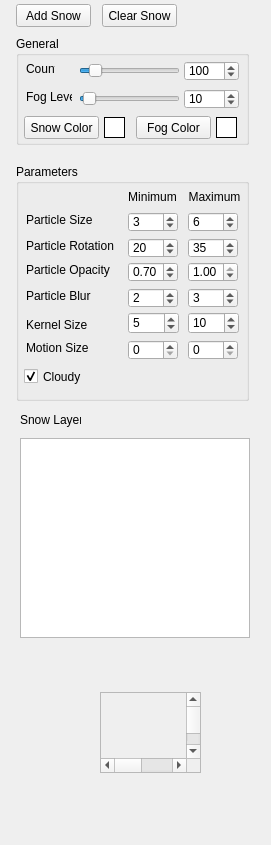
       <widget class="QWidget" name="pageSnow">
        <property name="geometry">
         <rect>
          <x>0</x>
          <y>0</y>
          <width>271</width>
          <height>845</height>
         </rect>
        </property>
        <attribute name="label">
         <string>Snow</string>
        </attribute>
        <widget class="QScrollArea" name="scrollAreaSnow">
         <property name="geometry">
          <rect>
           <x>100</x>
           <y>692</y>
           <width>101</width>
           <height>81</height>
          </rect>
         </property>
         <property name="verticalScrollBarPolicy">
          <enum>Qt::ScrollBarAsNeeded</enum>
         </property>
         <property name="widgetResizable">
          <bool>false</bool>
         </property>
         <widget class="QWidget" name="scrollAreaWidgetContents_9">
          <property name="geometry">
           <rect>
            <x>0</x>
            <y>0</y>
            <width>192</width>
            <height>159</height>
           </rect>
          </property>
         </widget>
        </widget>
        <widget class="QFrame" name="frameSnow">
         <property name="geometry">
          <rect>
           <x>10</x>
           <y>0</y>
           <width>250</width>
           <height>661</height>
          </rect>
         </property>
         <property name="frameShape">
          <enum>QFrame::NoFrame</enum>
         </property>
         <property name="frameShadow">
          <enum>QFrame::Raised</enum>
         </property>
         <widget class="QTableWidget" name="tableWidgetSnow">
          <property name="geometry">
           <rect>
            <x>10</x>
            <y>438</y>
            <width>230</width>
            <height>200</height>
           </rect>
          </property>
          <property name="horizontalScrollBarPolicy">
           <enum>Qt::ScrollBarAlwaysOff</enum>
          </property>
          <property name="alternatingRowColors">
           <bool>true</bool>
          </property>
          <property name="selectionBehavior">
           <enum>QAbstractItemView::SelectRows</enum>
          </property>
          <property name="columnCount">
           <number>2</number>
          </property>
          <attribute name="horizontalHeaderVisible">
           <bool>false</bool>
          </attribute>
          <column/>
          <column/>
         </widget>
         <widget class="QPushButton" name="pushSnowLayerDelete">
          <property name="geometry">
           <rect>
            <x>220</x>
            <y>408</y>
            <width>23</width>
            <height>23</height>
           </rect>
          </property>
          <property name="text">
           <string/>
          </property>
          <property name="icon">
           <iconset resource="resource.qrc">
            <normaloff>:/resource/icons/remove.png</normaloff>:/resource/icons/remove.png</iconset>
          </property>
          <property name="flat">
           <bool>true</bool>
          </property>
         </widget>
         <widget class="QPushButton" name="pushSnow">
          <property name="geometry">
           <rect>
            <x>6</x>
            <y>4</y>
            <width>75</width>
            <height>23</height>
           </rect>
          </property>
          <property name="text">
           <string>Add Snow</string>
          </property>
         </widget>
         <widget class="QPushButton" name="pushSnowLayerDown">
          <property name="geometry">
           <rect>
            <x>200</x>
            <y>408</y>
            <width>23</width>
            <height>23</height>
           </rect>
          </property>
          <property name="text">
           <string/>
          </property>
          <property name="icon">
           <iconset resource="resource.qrc">
            <normaloff>:/resource/icons/down.png</normaloff>:/resource/icons/down.png</iconset>
          </property>
          <property name="flat">
           <bool>true</bool>
          </property>
         </widget>
         <widget class="QGroupBox" name="groupBox_10">
          <property name="geometry">
           <rect>
            <x>6</x>
            <y>164</y>
            <width>233</width>
            <height>237</height>
           </rect>
          </property>
          <property name="title">
           <string>Parameters</string>
          </property>
          <widget class="QSpinBox" name="spinSnowBlurRadiusMax">
           <property name="geometry">
            <rect>
             <x>172</x>
             <y>124</y>
             <width>50</width>
             <height>20</height>
            </rect>
           </property>
           <property name="minimum">
            <number>0</number>
           </property>
           <property name="maximum">
            <number>100</number>
           </property>
           <property name="value">
            <number>3</number>
           </property>
          </widget>
          <widget class="QSpinBox" name="spinSnowBlurRadiusMin">
           <property name="geometry">
            <rect>
             <x>112</x>
             <y>124</y>
             <width>50</width>
             <height>20</height>
            </rect>
           </property>
           <property name="minimum">
            <number>0</number>
           </property>
           <property name="maximum">
            <number>100</number>
           </property>
           <property name="value">
            <number>2</number>
           </property>
          </widget>
          <widget class="QLabel" name="label_45">
           <property name="geometry">
            <rect>
             <x>172</x>
             <y>25</y>
             <width>53</width>
             <height>16</height>
            </rect>
           </property>
           <property name="text">
            <string>Maximum</string>
           </property>
           <property name="alignment">
            <set>Qt::AlignCenter</set>
           </property>
          </widget>
          <widget class="QSpinBox" name="spinSnowRotationMin">
           <property name="geometry">
            <rect>
             <x>112</x>
             <y>74</y>
             <width>50</width>
             <height>20</height>
            </rect>
           </property>
           <property name="minimum">
            <number>-180</number>
           </property>
           <property name="maximum">
            <number>180</number>
           </property>
           <property name="value">
            <number>20</number>
           </property>
          </widget>
          <widget class="QLabel" name="label_47">
           <property name="geometry">
            <rect>
             <x>10</x>
             <y>48</y>
             <width>85</width>
             <height>16</height>
            </rect>
           </property>
           <property name="text">
            <string>Particle Size</string>
           </property>
          </widget>
          <widget class="QDoubleSpinBox" name="spinSnowOpacityMin">
           <property name="geometry">
            <rect>
             <x>112</x>
             <y>98</y>
             <width>50</width>
             <height>20</height>
            </rect>
           </property>
           <property name="minimum">
            <double>0.000000000000000</double>
           </property>
           <property name="maximum">
            <double>1.000000000000000</double>
           </property>
           <property name="singleStep">
            <double>0.100000000000000</double>
           </property>
           <property name="value">
            <double>0.700000000000000</double>
           </property>
          </widget>
          <widget class="QLabel" name="label_16">
           <property name="geometry">
            <rect>
             <x>10</x>
             <y>74</y>
             <width>93</width>
             <height>16</height>
            </rect>
           </property>
           <property name="text">
            <string>Particle Rotation</string>
           </property>
          </widget>
          <widget class="QLabel" name="label_17">
           <property name="geometry">
            <rect>
             <x>10</x>
             <y>176</y>
             <width>81</width>
             <height>16</height>
            </rect>
           </property>
           <property name="text">
            <string>Motion Size</string>
           </property>
          </widget>
          <widget class="QSpinBox" name="spinSnowRotationMax">
           <property name="geometry">
            <rect>
             <x>172</x>
             <y>74</y>
             <width>50</width>
             <height>20</height>
            </rect>
           </property>
           <property name="minimum">
            <number>-180</number>
           </property>
           <property name="maximum">
            <number>180</number>
           </property>
           <property name="value">
            <number>35</number>
           </property>
          </widget>
          <widget class="QSpinBox" name="spinSnowSizeMax">
           <property name="geometry">
            <rect>
             <x>172</x>
             <y>48</y>
             <width>50</width>
             <height>20</height>
            </rect>
           </property>
           <property name="minimum">
            <number>1</number>
           </property>
           <property name="maximum">
            <number>1000</number>
           </property>
           <property name="value">
            <number>6</number>
           </property>
          </widget>
          <widget class="QSpinBox" name="spinSnowSizeMin">
           <property name="geometry">
            <rect>
             <x>112</x>
             <y>48</y>
             <width>50</width>
             <height>20</height>
            </rect>
           </property>
           <property name="minimum">
            <number>1</number>
           </property>
           <property name="maximum">
            <number>1000</number>
           </property>
           <property name="value">
            <number>3</number>
           </property>
          </widget>
          <widget class="QLabel" name="label_18">
           <property name="geometry">
            <rect>
             <x>10</x>
             <y>98</y>
             <width>97</width>
             <height>16</height>
            </rect>
           </property>
           <property name="text">
            <string>Particle Opacity</string>
           </property>
          </widget>
          <widget class="QLabel" name="label_19">
           <property name="geometry">
            <rect>
             <x>10</x>
             <y>124</y>
             <width>85</width>
             <height>16</height>
            </rect>
           </property>
           <property name="text">
            <string>Particle Blur </string>
           </property>
          </widget>
          <widget class="QLabel" name="label_20">
           <property name="geometry">
            <rect>
             <x>112</x>
             <y>25</y>
             <width>49</width>
             <height>16</height>
            </rect>
           </property>
           <property name="text">
            <string>Minimum</string>
           </property>
           <property name="alignment">
            <set>Qt::AlignCenter</set>
           </property>
          </widget>
          <widget class="QDoubleSpinBox" name="spinSnowOpacityMax">
           <property name="geometry">
            <rect>
             <x>172</x>
             <y>98</y>
             <width>50</width>
             <height>20</height>
            </rect>
           </property>
           <property name="minimum">
            <double>0.000000000000000</double>
           </property>
           <property name="maximum">
            <double>1.000000000000000</double>
           </property>
           <property name="singleStep">
            <double>0.100000000000000</double>
           </property>
           <property name="value">
            <double>1.000000000000000</double>
           </property>
          </widget>
          <widget class="QLabel" name="label_5">
           <property name="geometry">
            <rect>
             <x>10</x>
             <y>150</y>
             <width>81</width>
             <height>21</height>
            </rect>
           </property>
           <property name="text">
            <string>Kernel Size</string>
           </property>
          </widget>
          <widget class="QSpinBox" name="spinSnowKernelMin">
           <property name="geometry">
            <rect>
             <x>112</x>
             <y>148</y>
             <width>51</width>
             <height>22</height>
            </rect>
           </property>
           <property name="minimum">
            <number>1</number>
           </property>
           <property name="maximum">
            <number>100</number>
           </property>
           <property name="value">
            <number>5</number>
           </property>
          </widget>
          <widget class="QSpinBox" name="spinSnowKernelMax">
           <property name="geometry">
            <rect>
             <x>172</x>
             <y>148</y>
             <width>51</width>
             <height>22</height>
            </rect>
           </property>
           <property name="minimum">
            <number>1</number>
           </property>
           <property name="maximum">
            <number>100</number>
           </property>
           <property name="value">
            <number>10</number>
           </property>
          </widget>
          <widget class="QSpinBox" name="spinSnowMotionMax">
           <property name="geometry">
            <rect>
             <x>172</x>
             <y>176</y>
             <width>50</width>
             <height>20</height>
            </rect>
           </property>
           <property name="minimum">
            <number>0</number>
           </property>
           <property name="maximum">
            <number>100</number>
           </property>
           <property name="value">
            <number>0</number>
           </property>
          </widget>
          <widget class="QSpinBox" name="spinSnowMotionMin">
           <property name="geometry">
            <rect>
             <x>112</x>
             <y>176</y>
             <width>50</width>
             <height>20</height>
            </rect>
           </property>
           <property name="minimum">
            <number>0</number>
           </property>
           <property name="maximum">
            <number>100</number>
           </property>
           <property name="value">
            <number>0</number>
           </property>
          </widget>
          <widget class="QCheckBox" name="checkBoxCloudy">
           <property name="geometry">
            <rect>
             <x>8</x>
             <y>204</y>
             <width>70</width>
             <height>17</height>
            </rect>
           </property>
           <property name="text">
            <string>Cloudy</string>
           </property>
           <property name="checked">
            <bool>true</bool>
           </property>
          </widget>
         </widget>
         <widget class="QGroupBox" name="groupBox_11">
          <property name="geometry">
           <rect>
            <x>6</x>
            <y>36</y>
            <width>233</width>
            <height>109</height>
           </rect>
          </property>
          <property name="title">
           <string>General</string>
          </property>
          <widget class="QSpinBox" name="spinSnowFog">
           <property name="geometry">
            <rect>
             <x>168</x>
             <y>53</y>
             <width>55</width>
             <height>20</height>
            </rect>
           </property>
           <property name="minimum">
            <number>0</number>
           </property>
           <property name="maximum">
            <number>255</number>
           </property>
           <property name="value">
            <number>10</number>
           </property>
          </widget>
          <widget class="QSlider" name="sliderSnowCount">
           <property name="geometry">
            <rect>
             <x>63</x>
             <y>25</y>
             <width>101</width>
             <height>19</height>
            </rect>
           </property>
           <property name="minimum">
            <number>1</number>
           </property>
           <property name="maximum">
            <number>1000</number>
           </property>
           <property name="value">
            <number>100</number>
           </property>
           <property name="orientation">
            <enum>Qt::Horizontal</enum>
           </property>
           <property name="tickPosition">
            <enum>QSlider::NoTicks</enum>
           </property>
          </widget>
          <widget class="QSlider" name="sliderSnowFog">
           <property name="geometry">
            <rect>
             <x>63</x>
             <y>53</y>
             <width>101</width>
             <height>19</height>
            </rect>
           </property>
           <property name="maximum">
            <number>255</number>
           </property>
           <property name="value">
            <number>10</number>
           </property>
           <property name="orientation">
            <enum>Qt::Horizontal</enum>
           </property>
           <property name="tickPosition">
            <enum>QSlider::NoTicks</enum>
           </property>
          </widget>
          <widget class="QLabel" name="label_48">
           <property name="geometry">
            <rect>
             <x>10</x>
             <y>53</y>
             <width>46</width>
             <height>16</height>
            </rect>
           </property>
           <property name="text">
            <string>Fog Level</string>
           </property>
          </widget>
          <widget class="QSpinBox" name="spinSnowCount">
           <property name="geometry">
            <rect>
             <x>168</x>
             <y>25</y>
             <width>55</width>
             <height>20</height>
            </rect>
           </property>
           <property name="minimum">
            <number>1</number>
           </property>
           <property name="maximum">
            <number>1000</number>
           </property>
           <property name="value">
            <number>100</number>
           </property>
          </widget>
          <widget class="QLabel" name="label_49">
           <property name="geometry">
            <rect>
             <x>10</x>
             <y>25</y>
             <width>29</width>
             <height>16</height>
            </rect>
           </property>
           <property name="text">
            <string>Count</string>
           </property>
          </widget>
          <widget class="QLabel" name="labelSnowColor">
           <property name="geometry">
            <rect>
             <x>88</x>
             <y>81</y>
             <width>21</width>
             <height>21</height>
            </rect>
           </property>
           <property name="styleSheet">
            <string notr="true">background-color: rgb(255, 255, 255);</string>
           </property>
           <property name="frameShape">
            <enum>QFrame::Box</enum>
           </property>
           <property name="text">
            <string/>
           </property>
          </widget>
          <widget class="QLabel" name="labelSnowFogColor">
           <property name="geometry">
            <rect>
             <x>200</x>
             <y>81</y>
             <width>21</width>
             <height>21</height>
            </rect>
           </property>
           <property name="styleSheet">
            <string notr="true">background-color: rgb(255, 255, 255);</string>
           </property>
           <property name="frameShape">
            <enum>QFrame::Box</enum>
           </property>
           <property name="text">
            <string/>
           </property>
          </widget>
          <widget class="QPushButton" name="pushSnowFogColor">
           <property name="geometry">
            <rect>
             <x>120</x>
             <y>80</y>
             <width>75</width>
             <height>23</height>
            </rect>
           </property>
           <property name="text">
            <string>Fog Color</string>
           </property>
          </widget>
          <widget class="QPushButton" name="pushSnowColor">
           <property name="geometry">
            <rect>
             <x>8</x>
             <y>80</y>
             <width>75</width>
             <height>23</height>
            </rect>
           </property>
           <property name="text">
            <string>Snow Color</string>
           </property>
          </widget>
         </widget>
         <widget class="QPushButton" name="pushSnowClear">
          <property name="geometry">
           <rect>
            <x>92</x>
            <y>4</y>
            <width>75</width>
            <height>23</height>
           </rect>
          </property>
          <property name="text">
           <string>Clear Snow</string>
          </property>
         </widget>
         <widget class="QPushButton" name="pushSnowLayerUp">
          <property name="geometry">
           <rect>
            <x>180</x>
            <y>408</y>
            <width>23</width>
            <height>23</height>
           </rect>
          </property>
          <property name="text">
           <string/>
          </property>
          <property name="icon">
           <iconset resource="resource.qrc">
            <normaloff>:/resource/icons/up.png</normaloff>:/resource/icons/up.png</iconset>
          </property>
          <property name="flat">
           <bool>true</bool>
          </property>
         </widget>
         <widget class="QLabel" name="label_50">
          <property name="geometry">
           <rect>
            <x>10</x>
            <y>408</y>
            <width>61</width>
            <height>23</height>
           </rect>
          </property>
          <property name="text">
           <string>Snow Layers</string>
          </property>
         </widget>
        </widget>
       </widget>
